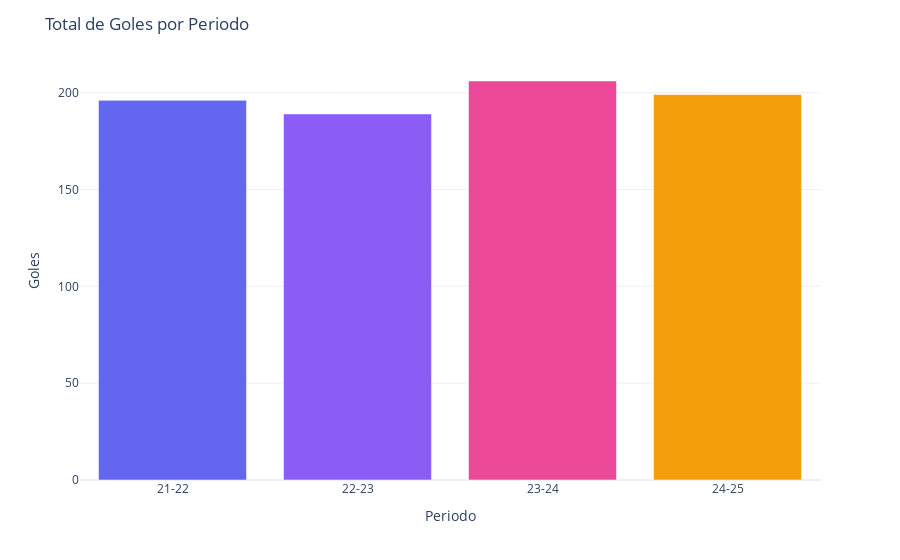

This figure's notebook cell:
### Code cell
# Evolución de Goles por Periodo
goles_periodo = df.groupby('periodo')['Gls'].sum().sort_index()
fig = px.bar(x=goles_periodo.index, y=goles_periodo.values,
            color=goles_periodo.index,
            color_discrete_sequence=['#6366f1', '#8b5cf6', '#ec4899', '#f59e0b'])
fig.update_layout(title='Total de Goles por Periodo', xaxis_title='Periodo', 
                 yaxis_title='Goles', template='plotly_white', showlegend=False)
fig.show()

### Figure 1 — Plotly figure (JSON) as saved in the notebook; plotly's stock layout.template omitted (floating-point values rounded to 4 significant figures)
{"data": [{"hovertemplate": "color=21-22<br>x=%{x}<br>y=%{y}<extra></extra>", "legendgroup": "21-22", "marker": {"color": "#6366f1", "pattern": {"shape": ""}}, "name": "21-22", "orientation": "v", "showlegend": true, "textposition": "auto", "type": "bar", "x": ["21-22"], "xaxis": "x", "y": [196.0], "yaxis": "y"}, {"hovertemplate": "color=22-23<br>x=%{x}<br>y=%{y}<extra></extra>", "legendgroup": "22-23", "marker": {"color": "#8b5cf6", "pattern": {"shape": ""}}, "name": "22-23", "orientation": "v", "showlegend": true, "textposition": "auto", "type": "bar", "x": ["22-23"], "xaxis": "x", "y": [189.0], "yaxis": "y"}, {"hovertemplate": "color=23-24<br>x=%{x}<br>y=%{y}<extra></extra>", "legendgroup": "23-24", "marker": {"color": "#ec4899", "pattern": {"shape": ""}}, "name": "23-24", "orientation": "v", "showlegend": true, "textposition": "auto", "type": "bar", "x": ["23-24"], "xaxis": "x", "y": [206.0], "yaxis": "y"}, {"hovertemplate": "color=24-25<br>x=%{x}<br>y=%{y}<extra></extra>", "legendgroup": "24-25", "marker": {"color": "#f59e0b", "pattern": {"shape": ""}}, "name": "24-25", "orientation": "v", "showlegend": true, "textposition": "auto", "type": "bar", "x": ["24-25"], "xaxis": "x", "y": [199.0], "yaxis": "y"}], "layout": {"barmode": "relative", "legend": {"title": {"text": "color"}, "tracegroupgap": 0}, "margin": {"t": 60}, "showlegend": false, "title": {"text": "Total de Goles por Periodo"}, "xaxis": {"anchor": "y", "domain": [0, 1], "title": {"text": "Periodo"}}, "yaxis": {"anchor": "x", "domain": [0, 1], "title": {"text": "Goles"}}}}
